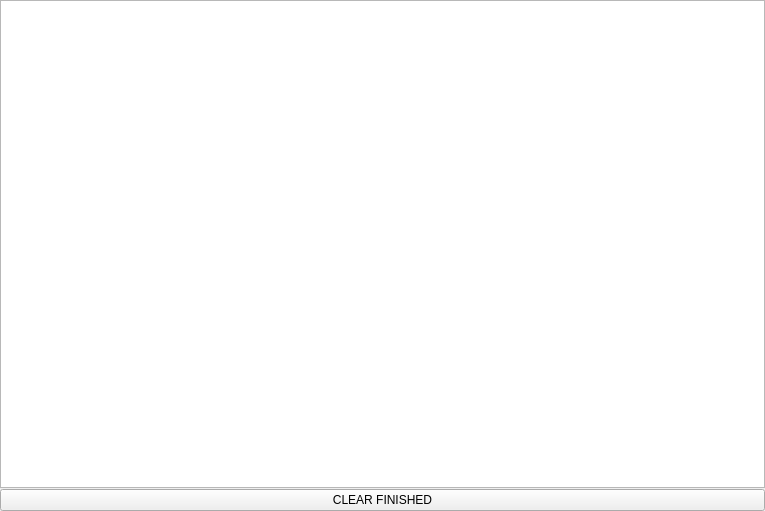
<?xml version="1.0" encoding="UTF-8"?>
<ui version="4.0">
 <class>Form</class>
 <widget class="QWidget" name="Form">
  <property name="geometry">
   <rect>
    <x>0</x>
    <y>0</y>
    <width>765</width>
    <height>511</height>
   </rect>
  </property>
  <property name="windowTitle">
   <string>Actions</string>
  </property>
  <layout class="QHBoxLayout" name="horizontalLayout">
   <property name="leftMargin">
    <number>0</number>
   </property>
   <property name="topMargin">
    <number>0</number>
   </property>
   <property name="rightMargin">
    <number>0</number>
   </property>
   <property name="bottomMargin">
    <number>0</number>
   </property>
   <item>
    <layout class="QHBoxLayout" name="layoutH">
     <property name="spacing">
      <number>0</number>
     </property>
     <property name="leftMargin">
      <number>0</number>
     </property>
     <property name="topMargin">
      <number>0</number>
     </property>
     <property name="rightMargin">
      <number>0</number>
     </property>
     <property name="bottomMargin">
      <number>0</number>
     </property>
     <item>
      <layout class="QVBoxLayout" name="verticalLayout_2">
       <property name="spacing">
        <number>1</number>
       </property>
       <item>
        <widget class="QListWidget" name="listWidget"/>
       </item>
       <item>
        <widget class="QPushButton" name="clearButton">
         <property name="toolTip">
          <string>Delete finished tasks</string>
         </property>
         <property name="text">
          <string>CLEAR FINISHED</string>
         </property>
        </widget>
       </item>
      </layout>
     </item>
    </layout>
   </item>
  </layout>
 </widget>
 <resources/>
 <connections/>
</ui>
